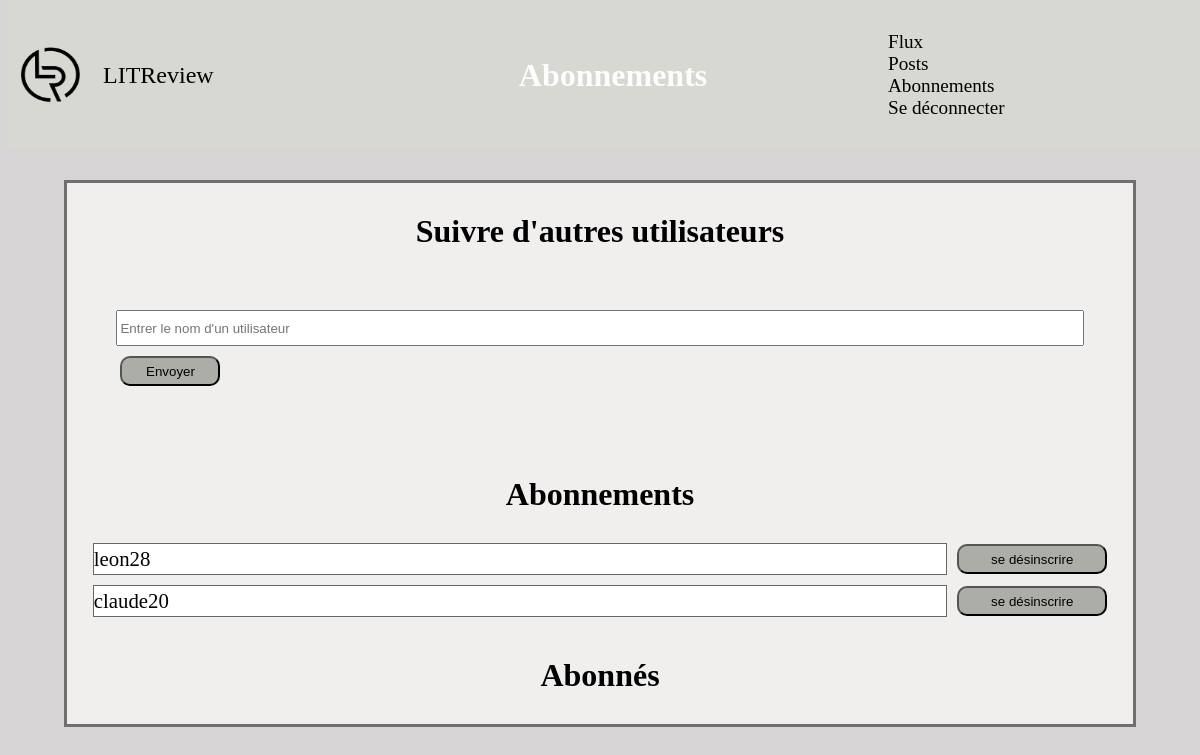
/subsription/ (signed in), run on an earlier commit of the app's database.
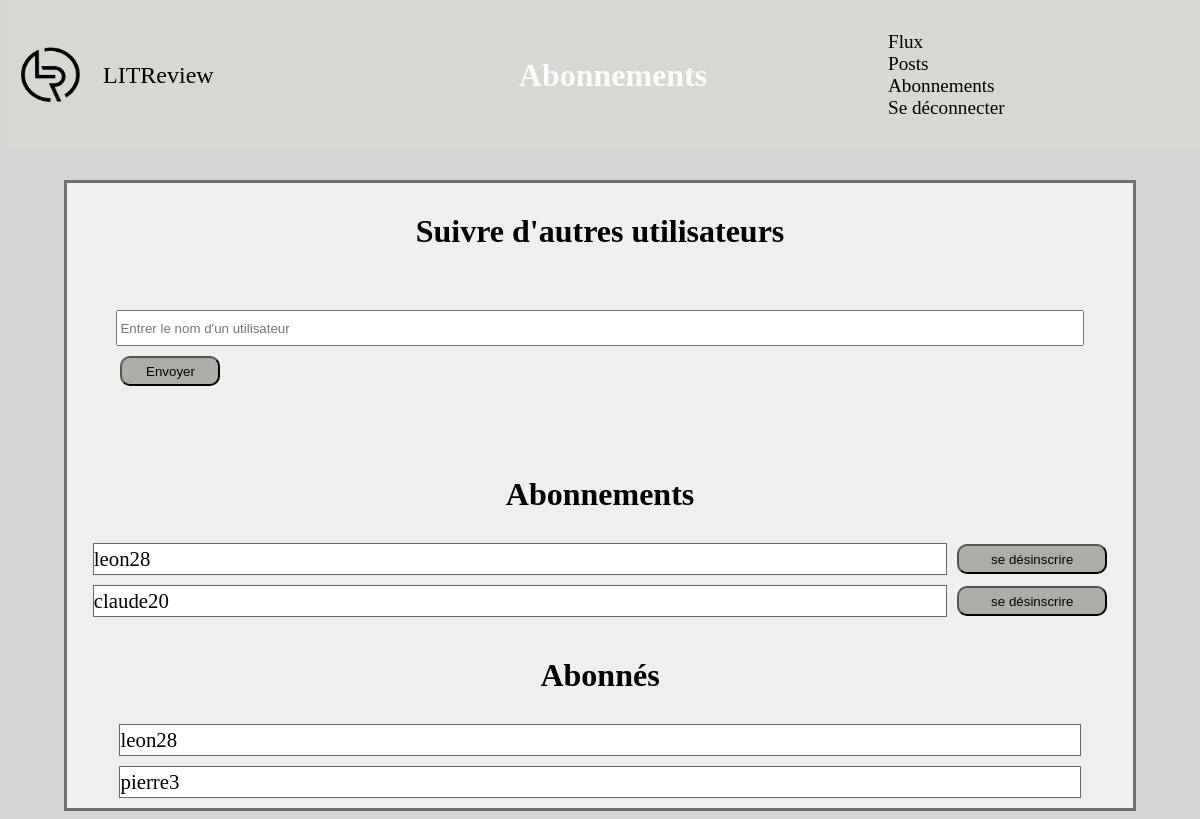
And on a later commit of the database.
### review/models.py (models this page shows)
class UserFollows(models.Model):
    user = models.ForeignKey(
        to=settings.AUTH_USER_MODEL, on_delete=models.CASCADE,
        related_name='following')
    followed_user = models.ForeignKey(
        to=settings.AUTH_USER_MODEL, on_delete=models.CASCADE,
        related_name='followed_by')
    class Meta:
        unique_together = ('user', 'followed_user')

### review/views.py (the view)
# urls.py: path('subsription/', views.subscription, name='subscription'),
def subscription(request):
    if request.user.is_authenticated:
        if request.method == 'POST':
            form = service_subscription(request)
        else:
            form = SubsriptionForm()
        context = {
            'form': form,
            'followed': service_followed_users(request)
        }
        return render(
            request,
            "review/subscription.html",
            context
        )
    return redirect('userlogin')

### review/forms.py (shortened to what this page needs)
class SubsriptionForm(forms.Form):
    username = forms.CharField(
        label='Nom', max_length=100,
        widget=forms.TextInput(
            attrs={
                'class': 'subscription_body__form__form',
                'placeholder': "Entrer le nom d'un utilisateur"
            }
        ),
        required=True
    )

### review/services.py (called while the page is built)
def service_followed_users(request):
    followed = []
    followed_users_list = UserFollows.objects.filter(
        user=request.user
    )
    followed_by_list = UserFollows.objects.filter(
        followed_user=request.user
    )
    followed_users_list = followed_users_list.annotate(
        content_type=Value(
            'FOLLOWED_USER', CharField()
        )
    )
    for user in followed_users_list:
        followed.append(user)
    followed_by_list = followed_by_list.annotate(
        content_type=Value(
            'FOLLOWED_BY',
            CharField()
        )
    )
    for user in followed_by_list:
        followed.append(user)
    return followed

### review/templates/review/subscription.html (shortened to what this page needs)
{% extends 'review/base.html' %}
{% block header_page %}
    <div class="header_page">
        <span class="header_page__title">Abonnements</span>
    </div>
{% endblock %}
{% block content %}
    <div class="subscription_body">
        <p class="subscription_body__title">Suivre d'autres utilisateurs</p>
        <form method="post" action="/subsription/" class="subscription_body__form">
            {{ form.username }}
            <div class="subscription_body__form__validate">
                <button type="submit" class="btn">Envoyer</button>
            </div>
        </form>
        <p class="subscription_body__title">Abonnements</p>
        {% for users in followed %}
            {% if users.content_type == 'FOLLOWED_USER' %}
                <div class="subscription_body__followed_users">
                    <span class="subscription_body__followed_users__name">{{users.followed_user}}</span>
                    <form action="/unsubscribeuser/{{users.pk}}" method="get">
                        <button class="btn">se désinscrire</button>
                    </form>
                </div>
            {% endif %}
        {% endfor %}
        <p class="subscription_body__title">Abonnés</p>
        {% for users in followed %}
            {% if users.content_type == 'FOLLOWED_BY' %}
                <span class="subscription_body__followed_by">{{users.user}}</span>
            {% endif %}
        {% endfor %}
    </div>
{% endblock %}

What changed in the data, as far as the page shows it:
added UserFollows: user "leon28"
added UserFollows: user "pierre3"
